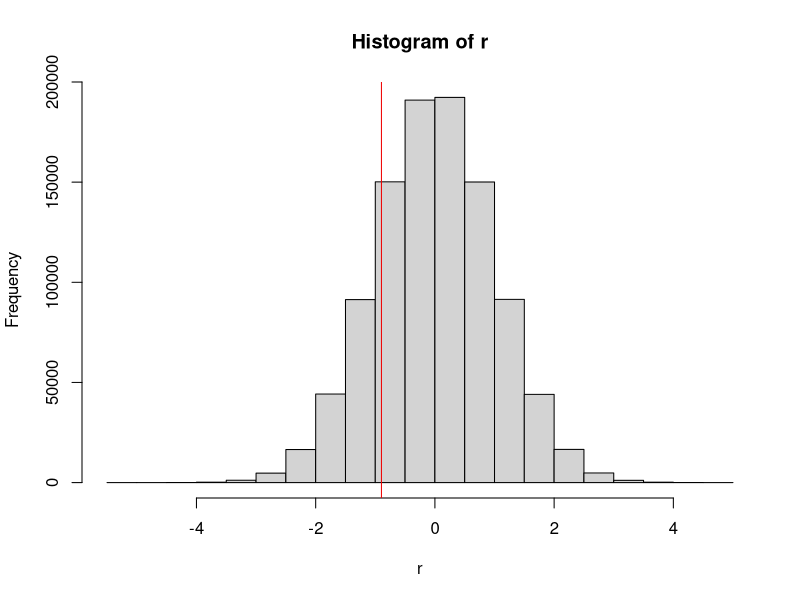
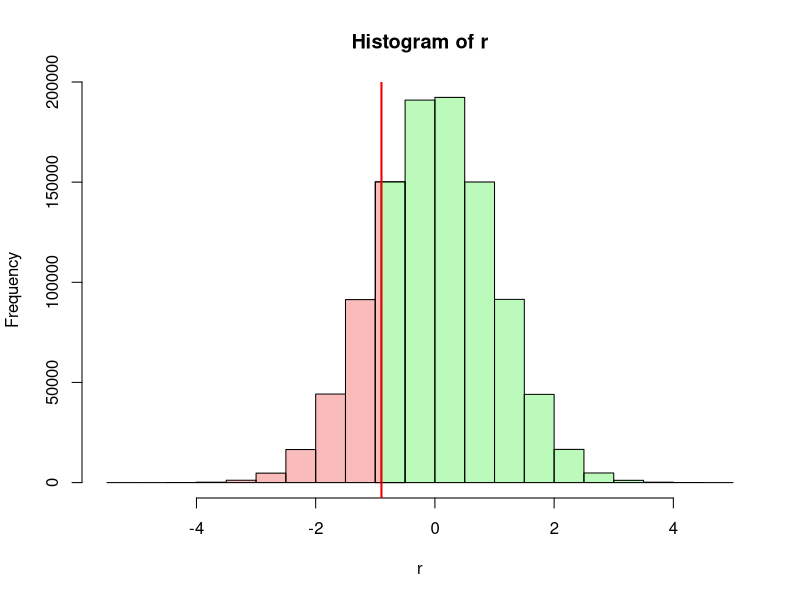
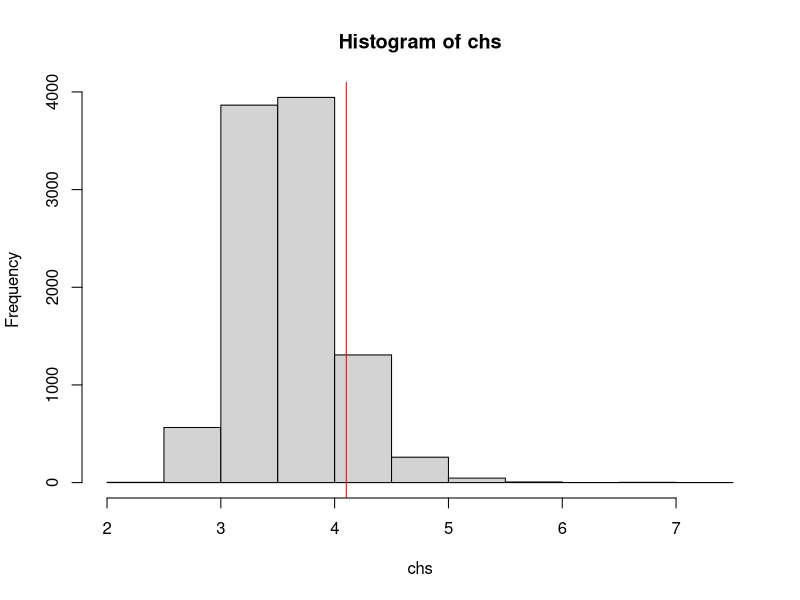

Generate these figures, in order, with R:
# FND-STA-Significance.R
#
# Purpose:  A Bioinformatics Course:
#              R code accompanying the FND-STA-Significance unit.
#
# Version:  1.1
#
# Date:     2017  09  - 2017  10
# Author:   Boris Steipe (boris.steipe@utoronto.ca)
#
# Versions:
#           1.1    Corrected treatment of empirical p-value
#           1.0    First contents
#
# TODO:
#
#
# == DO NOT SIMPLY  source()  THIS FILE! =======================================
#
# If there are portions you don't understand, use R's help system, Google for an
# answer, or ask your instructor. Don't continue if you don't understand what's
# going on. That's not how it works ...
# ==============================================================================


#TOC> ==========================================================================
#TOC>
#TOC>   Section  Title                                        Line
#TOC> ------------------------------------------------------------
#TOC>   1        Significance and p-value                       42
#TOC>   1.1      Significance levels                            53
#TOC>   1.2      probability and p-value                        70
#TOC>   1.2.1    p-value illustrated                           100
#TOC>   2        One- or two-sided                             153
#TOC>   3        Significance by integration                   193
#TOC>   4        Significance by simulation or permutation     199
#TOC>   5        Final tasks                                   302
#TOC>
#TOC> ==========================================================================


# =    1  Significance and p-value  ============================================

# The idea of the probability of an event has a precise mathematical
# interpretation, but how is it useful to know the probability? Usually we are
# interested in whether we should accept or reject a hypothesis based on the
# observations we have. A rational way to do this is to say: if the probability
# of observing the data is very small under the null-hypothesis, then we will
# assume the observation is due to something other than the null-hypothesis. But
# what do we mean by the "probability of our observation"? And what is "very
# small"?

# ==   1.1  Significance levels  ===============================================

# A "very small" probability is purely a matter of convention - a cultural
# convention. In the biomedical field we usually call probabilities of less then
# 0.05 (5%) small enough to reject the null-hypothesis. Thus we call
# observations with a probability of less than 0.05 "significant" and if we want
# to highlight this in text or in a graph, we often mark them with an asterisk
# (*). Also we often call observations with a probability of less than 0.01
# "highly significant" and mark them with two asterisks (**). But there is no
# special significance in these numbers, the cutoff point for significance could
# also be 0.0498631, or 0.03, or 1/(pi^3). 0.05 is just the value that the
# British statistician Ronald Fisher happened to propose for this purpose in
# 1925. Incidentally, Fisher later recommended to use different cutoffs for
# different purposes (cf.
# https://en.wikipedia.org/wiki/Statistical_significance).


# ==   1.2  probability and p-value  ===========================================

# But what do we even mean by the probability of an observation?
# Assume I am drawing samples from a normal distribution with a mean of 0 and a
# standard deviation of 1. The sample I get is ...

set.seed(sqrt(5))
x <- rnorm(1)
print(x, digits = 22)
# [1] -0.8969145466249813791748

# So what's the probability of that number? Obviously, the probability of
# getting exactly this number is very, very, very small. But also obviously,
# this does not mean that observing this number is in any way significant - we
# always observe some number. That's not what we mean in this case. There are
# several implicit assumptions when we speak of the probability of an
# observation:

# 1: the observation can be compared to a probability distribution;
# 2: that distribution can be integrated between any specific value
#      and its upper and lower bounds (or +- infinity).

# Then what we really mean by the probability of an observation in the context
# of that distribution is: the probability of observing that value, or a value
# more extreme than the one we have. We call this the p-value. Note that we are
# not talking about an individual number anymore, we are talking about the area
# under the curve between our observation and the upper (or lower) bound of the
# curve, as a fraction of the whole.


# ===  1.2.1  p-value illustrated

# Let's illustrate. First we draw a million random values from our
# standard, normal distribution:

set.seed(112358)
r <- rnorm(1000000)

# Let's see what the distribution looks like:

(h <- hist(r))

# The histogram details are now available in the list h -  e.g. h$counts

# Where is the value we have drawn previously?
abline(v = x, col = "#EE0000")

# How many values are smaller?
sum(r < x)

# Let's color the bars:
#    first, make a vector of red and green colors for the bars with breaks
#    smaller and larger then x, white for the bar that contains x ...
hCol <- rep("#EE000044", sum(h$breaks < x) - 1)
hCol <- c(hCol, "#FFFFFFFF")
hCol <- c(hCol, rep("#00EE0044", sum(h$breaks > x) - 1))
# ... then plot the histogram, with colored bars ...
hist(r, col = hCol)
# ... add two colored rectangles into the white bar ...
idx <- sum(h$breaks < x)
xMin <- h$breaks[idx]
xMax <- h$breaks[idx + 1]
y <- h$counts[idx]
rect(xMin, 0, x, y, col = "#EE000044", border = TRUE)
rect(x, 0, xMax, y, col = "#00EE0044", border = TRUE)
# ... and a red line for our observation.
abline(v = x, col = "#EE0000", lwd = 2)

# The p-value of our observation is the area colored red as a fraction of the
# whole histogram (red + green).


# Task:
#    Explain how the expression sum(r < x) works to give us a count of values
#    with the property we are looking for.

# (r < x) returns a logical vector where the index of the values in r that satisfy "< x"
# are set to TRUE. Summing these yiels a count of values in r that are less than x

# Task:
#    Write an expression to estimate the probability that a value
#    drawn from the vector r is less-or-equal to x. The result you get
#    will depend on the exact values that went into the vector r but it should
#    be close to 0.185  That expression is the p-value associated with x.

(sum(r < x)/1e6)


# =    2  One- or two-sided  ===================================================

# The shape of our histogram confirms that the rnorm() function has returned
# values that appear distributed according to a normal distribution. In a normal
# distribution, readily available tables tell us that 5% of the values (i.e. our
# significance level) lie 1.96 (or approximately 2) standard deviations away
# from the mean. Is this the case here? How many values in our vector r are
# larger than 1.96?

sum(r > 1.96)
# [1] 24589

# Wait - that's about 2.5% , not 5% as expected. Why?

# The answer is: we have to be careful with two-sided distributions. 2 standard
# deviations away from the mean means either larger or smaller than 1.96 . This
# can give rise to errors. If we are simply are interested in outliers, no
# matter larger or smaller, then the 1.96 SD cutoff for significance is correct.
# But if we are specifically interested in, say, larger values, because a
# smaller value is not meaningful, then the significance cutoff, expressed as
# standard deviations, is relaxed. We can use the quantile function to see what
# the cutoff values are:

quantile(r)
quantile(r, probs = c(0.025, 0.975)) # for the symmetric 2.5% boundaries
# close to ± 1.96, as expected
quantile(r, probs = 0.95) # for the single 5% boundary
# close to 1.64 . Check counts to confirm:
sum(r > quantile(r, probs = 0.95))
# [1] 50000
# which is 5%, as expected.


# To summarize: when we evaluate the significance of an event, we divide a
# probability distribution into two parts at the point where the event was
# observed. We then ask whether the integral over the more extreme part is less
# or more than 5% of the whole. If it is less, we deem the event to be
# significant.
#

# =    3  Significance by integration  =========================================

# If the underlying probability distribution can be analytically or numerically
# integrated, the siginificance of an observation can be directly computed.


# =    4  Significance by simulation or permutation  ===========================

# But whether the integration is correct, or relies on assumptions that may not
# be warranted for biological data, can be a highly technical question.
# Fortunately, we can often simply run a simulation, a random resampling, or a
# permutation and then count the number of outcomes, just as we did with our
# rnorm() samples. We call this an empirical p-value. (Actually, the "empirical
# p-value" is defined as (Nobs + 1) / (N + 1).  )

# Here is an example. Assume you have a protein sequence and
# you speculate that positively charged residues are close to negatively charged
# residues to balance charge locally. A statistic that would capture this is the
# mean minimum distance between all D,E residues and the closest R,K,H
# residue. Let's compute this for the sequence of yeast Mbp1.

MBP1 <- paste0("MSNQIYSARYSGVDVYEFIHSTGSIMKRKKDDWVNATHILKAANFAKAKRTRILEKEVLK",
               "ETHEKVQGGFGKYQGTWVPLNIAKQLAEKFSVYDQLKPLFDFTQTDGSASPPPAPKHHHA",
               "SKVDRKKAIRSASTSAIMETKRNNKKAEENQFQSSKILGNPTAAPRKRGRPVGSTRGSRR",
               "KLGVNLQRSQSDMGFPRPAIPNSSISTTQLPSIRSTMGPQSPTLGILEEERHDSRQQQPQ",
               "QNNSAQFKEIDLEDGLSSDVEPSQQLQQVFNQNTGFVPQQQSSLIQTQQTESMATSVSSS",
               "PSLPTSPGDFADSNPFEERFPGGGTSPIISMIPRYPVTSRPQTSDINDKVNKYLSKLVDY",
               "FISNEMKSNKSLPQVLLHPPPHSAPYIDAPIDPELHTAFHWACSMGNLPIAEALYEAGTS",
               "IRSTNSQGQTPLMRSSLFHNSYTRRTFPRIFQLLHETVFDIDSQSQTVIHHIVKRKSTTP",
               "SAVYYLDVVLSKIKDFSPQYRIELLLNTQDKNGDTALHIASKNGDVVFFNTLVKMGALTT",
               "ISNKEGLTANEIMNQQYEQMMIQNGTNQHVNSSNTDLNIHVNTNNIETKNDVNSMVIMSP",
               "VSPSDYITYPSQIATNISRNIPNVVNSMKQMASIYNDLHEQHDNEIKSLQKTLKSISKTK",
               "IQVSLKTLEVLKESSKDENGEAQTNDDFEILSRLQEQNTKKLRKRLIRYKRLIKQKLEYR",
               "QTVLLNKLIEDETQATTNNTVEKDNNTLERLELAQELTMLQLQRKNKLSSLVKKFEDNAK",
               "IHKYRRIIREGTEMNIEEVDSSLDVILQTLIANNNKNKGAEQIITISNANSHA")

# first we split this string into individual characters:
v <- unlist(strsplit(MBP1, ""))

# and find the positions of our charged residues

ED  <- grep("[ED]", v)
RKH <- grep("[RKH]", v)

sep <- numeric(length(ED)) # this vector will hold the distances
for (i in seq_along(ED)) {
  sep[i] <- min(abs(RKH - ED[i]))
}

# Task: read and explain this bit of code

#We find the indices of all charged residues, grouped by + and - charge. For every
#negatively charged residue, we find the closest posatively charged residue (that
#with the smallest absolute distance) and find the difference in index (distance)
#between them.

# Now that sep is computed, what does it look like?

table(sep)  # these are the minimum distances
# 24 of D,E residues are adjacent to R,K,H;
# the longest separation is 28 residues.

# What is the mean separation?
mean(sep)

# The value is 4.1 . Is this significant? Honestly, I would be hard pressed
# to solve this analytically. But by permutation it's soooo easy.

# First, we combine what we have done above into a function:

chSep <- function(v) {
  # computes the mean minimum separation of oppositely charged residues
  # Parameter: v (char) a vector of amino acids in the one-letter code
  # Value: msep (numeric) mean minimum separation

  ED  <- grep("[EDed]", v)
  RKH <- grep("[RKHrkh]", v)

  sep <- numeric(length(ED))
  for (i in seq_along(ED)) {
    sep[i] <- min(abs(RKH - ED[i]))
  }
  return(mean(sep))
}

# Execute the function to define it.

# Confirm that the function gives the same result as the number we
# calculated above:
chSep(v)

# Now we can produce a random permutation of v, and recalculate
set.seed(pi)
w <- sample(v, length(v)) # This shuffles the vector v. Memorize this
                          # code paradigm. It is very useful.
chSep(w)
# 3.273 ... that's actually less than what we had before.

# Let's do this 10000 times and record the results (takes a few seconds):

N <- 10000
chs <- numeric(N)
for (i in 1:N) {
  chs[i] <- chSep(sample(v, length(v))) # charge
}

hist(chs)
abline(v = chSep(v), col = "#EE0000")

# Contrary to our expectations, the actual observed mean minimum charge
# separation seems to be larger than what we observe in randomly permuted
# sequences. But is this significant? Your task to find out.

(sum(chs < mean(sep))+1)/(N+1)
#0.8769123
#the mean separation in v is larger than 87% of the mean separation of randomly
#permuted sequences. It's probably not significant.

#also
quantile(chs, probs=0.95)
#4.375
#For a mean to be larger than 95% of chs, it would have to be
#larger than 4.375. mean(seq) is only 4.102273 so it is not significantly
#larger than the mean of chs.

#Our hypothesis is likely incorrect,
#perhaps instead of positive and negative charges trying to balance each other out,
#they clump in order to form heterogeniously-charged domains in the protein's secondary
#structure. We should test other hypotheses.


# =    5  Final tasks  =========================================================

# From chs, compute the empirical p-value of a mean minimum charge separation to
#   be larger or equal to the value observed for the yeast MBP1 sequence. Note
#   the result in your journal. Is it significant?
(sum(chs >= mean(sep))+1)/(N+1)
#0.1231877
#This is not less common than 5%, so not significant.

#Also note the result of the following expression for validation:
writeBin(sum(chs), raw(8))


# [END]
